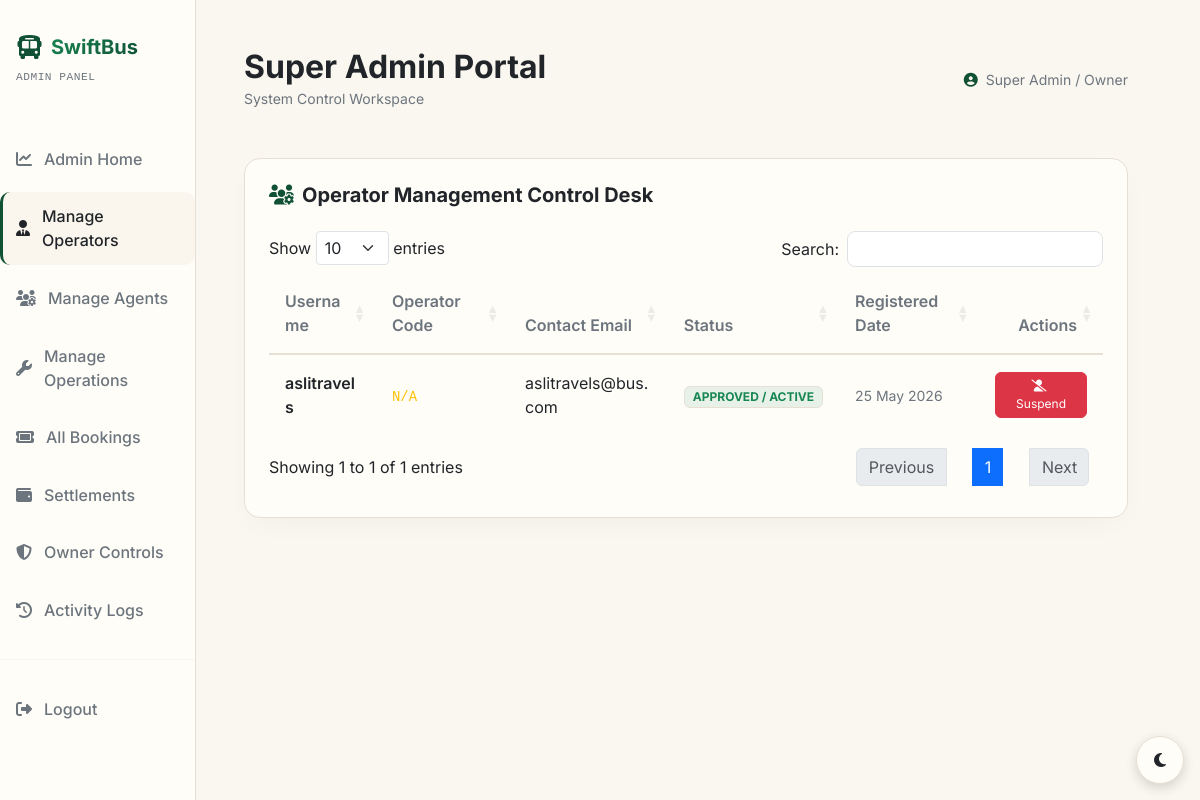
/super_admin/operators.php (signed in), run on the app's committed database.
### tables this page shows
CREATE TABLE users (
    id INT AUTO_INCREMENT PRIMARY KEY,
    username VARCHAR(50) NOT NULL UNIQUE,
    email VARCHAR(100) NOT NULL UNIQUE,
    password VARCHAR(255) NOT NULL,
    role ENUM('customer', 'agent', 'admin', 'super_admin') NOT NULL DEFAULT 'customer',
    status ENUM('pending', 'approved', 'suspended') NOT NULL DEFAULT 'approved',
    operator_code VARCHAR(50) NULL UNIQUE,
    admin_id INT NULL,
    created_at TIMESTAMP DEFAULT CURRENT_TIMESTAMP,
    FOREIGN KEY (admin_id) REFERENCES users(id) ON DELETE SET NULL
);

### super_admin/operators.php (the view, shortened to what this page needs)
<?php
require_once __DIR__ . '/header.php';
try {
    $limit = 10;
    $page = isset($_GET['page']) ? max(1, intval($_GET['page'])) : 1;
    $offset = ($page - 1) * $limit;
    $stmt = $pdo->prepare("
        SELECT
            id AS user_id,
            username,
            email,
            status,
            operator_code,
            created_at
        FROM users
        WHERE role = 'admin'
        ORDER BY created_at DESC
        LIMIT " . intval($limit) . " OFFSET " . intval($offset) . "
    ");
    $stmt->execute();
    $operators = $stmt->fetchAll();
} catch (PDOException $e) {
    $operators = [];
    $total_records = 0;
    $total_pages = 0;
    $page = 1;
    $offset = 0;
    $limit = 10;
}
?>
<div class="glass-card p-4">
    <h5 class="text-white fw-bold mb-4"><i class="fa-solid fa-users-gear text-indigo me-2"></i>Operator Management Control Desk</h5>
    <?php if (count($operators) === 0): ?>
        <div class="text-center py-5 text-secondary small">No bus operators registered on the platform yet.</div>
    <?php else: ?>
        <div class="table-responsive">
            <table class="table table-swift table-dark table-hover table-borderless align-middle datatable-swift">
                <thead>
                    <tr>
                        <th>Username</th>
                        <th>Operator Code</th>
                        <th>Contact Email</th>
                        <th>Status</th>
                        <th>Registered Date</th>
                        <th class="text-end">Actions</th>
                    </tr>
                </thead>
                <tbody>
                    <?php foreach ($operators as $operator): ?>
                        <tr>
                            <td><span class="fw-semibold text-white fs-6"><?= htmlspecialchars($operator['username']) ?></span></td>
                            <td><code class="text-warning font-monospace small"><?= htmlspecialchars($operator['operator_code'] ?? 'N/A') ?></code></td>
                            <td><?= htmlspecialchars($operator['email']) ?></td>
                            <td>
                                <?php if ($operator['status'] === 'approved'): ?>
                                    <span class="badge bg-success bg-opacity-10 text-success border border-success border-opacity-25 px-2 py-1">APPROVED / ACTIVE</span>
                                <?php elseif ($operator['status'] === 'pending'): ?>
                                    <span class="badge bg-warning bg-opacity-10 text-warning border border-warning border-opacity-25 px-2 py-1">PENDING APPROVAL</span>
                                <?php else: ?>
                                    <span class="badge bg-danger bg-opacity-10 text-danger border border-danger border-opacity-25 px-2 py-1">SUSPENDED</span>
                                <?php endif; ?>
                            </td>
                            <td class="text-secondary small"><?= date('d M Y', strtotime($operator['created_at'])) ?></td>
                            <td class="text-end">
                                <div class="d-flex justify-content-end gap-2">
                                    <?php if ($operator['status'] === 'pending'): ?>
                                        <form action="" method="POST" class="d-inline">
                                            <input type="hidden" name="csrf_token" value="<?= get_csrf_token() ?>">
                                            <input type="hidden" name="action" value="approve">
                                            <input type="hidden" name="operator_id" value="<?= $operator['user_id'] ?>">
                                            <button type="submit" class="btn btn-success py-1 px-3 small" style="font-size:0.75rem;"><i class="fa-solid fa-circle-check me-1"></i>Approve</button>
                                        </form>
                                    <?php elseif ($operator['status'] === 'approved'): ?>
                                        <form action="" method="POST" class="d-inline">
                                            <button type="submit" class="btn btn-danger py-1 px-3 small" style="font-size:0.75rem;" onclick="return confirm('Suspend operations for this operator? This will lock all operator functionalities.')"><i class="fa-solid fa-user-slash me-1"></i>Suspend</button>
                                        </form>
                                    <?php endif; ?>
                                </div>
                            </td>
                        </tr>
                    <?php endforeach; ?>
                </tbody>
            </table>
        </div>
    <?php endif; ?>
</div>
<?php
require_once __DIR__ . '/footer.php';
?>

### assets/css/style.css (style rules this page uses)
:root { --bg-card: var(--card-bg); --text-main: var(--text-primary); --text-muted: var(--text-secondary); --border-glass: var(--border-color); --accent-gold-gradient: linear-gradient(135deg, #198754 0%, var(--accent-primary) 100%); --bg-glass: rgba(255, 255, 255, 0.95); --seat-available: #FFFDF8; --seat-selected: #0F5132; --seat-booked: #9CA3AF; --seat-hold: #EAB308; --seat-female: #F472B6; --seat-female-border: #EC4899; --seat-disabled: #BDC3C7; --accent-indigo: var(--accent-primary); --accent-violet: #146C43; --accent-pink: var(--accent-secondary); --shadow-main: 0 10px 30px -10px rgba(0, 0, 0, 0.05); --shadow-hover: 0 15px 35px -5px rgba(15, 81, 50, 0.15); --input-bg: #FFFFFF; --text-white-fixed: #FFFFFF; --body-bg-gradient: radial-gradient(circle at 50% 0%, var(--bg-secondary) 0%, var(--bg-primary) 70%); --btn-close-filter: invert(0) grayscale(1) brightness(0); }
body { font-family: 'Inter', sans-serif; background: var(--body-bg-gradient); color: var(--text-main); min-height: 100vh; margin: 0; overflow-x: hidden; transition: background 0.3s ease, color 0.3s ease; }
.glass-card { background: var(--bg-card); border: 1px solid var(--border-glass); border-radius: 16px; box-shadow: var(--shadow-main); transition: all 0.3s cubic-bezier(0.4, 0, 0.2, 1); }
.table-swift, .table-swift.table-dark { background-color: transparent !important; --bs-table-bg: transparent !important; --bs-table-color: var(--text-main) !important; --bs-table-hover-color: var(--text-main) !important; --bs-table-hover-bg: var(--bg-secondary) !important; color: var(--text-main) !important; }
.table-swift tr { border-bottom: 1px solid var(--border-glass); }
.table-swift th { font-weight: 600; color: var(--text-muted); border-bottom: 2px solid var(--border-glass) !important; padding: 1rem; }
.table-swift td { padding: 1rem; vertical-align: middle; }
.text-white { color: var(--text-main) !important; }
.text-secondary { color: var(--text-muted) !important; }
.border-opacity-30, .border-opacity-25, .border-opacity-20 { border-color: var(--border-glass) !important; }
.text-indigo { color: var(--accent-primary) !important; }
html, body { min-height: 100vh; display: flex; flex-direction: column; }
* { max-width: 100%; }
html, body { overflow-x: hidden !important; width: 100%; }
.table-responsive { overflow-x: auto !important; -webkit-overflow-scrolling: touch; width: 100%; }
.text-break-all, .table td, .table th, .info-value, .profile-name, .passenger-table td, .passenger-table th { word-break: break-word !important; overflow-wrap: break-word !important; }

### assets/css/theme.css (style rules this page uses)
:root { --bg-primary: #FAF7F0; --bg-secondary: #FAF7F0; --card-bg: #FFFDF8; --accent-primary: #0F5132; --accent-secondary: #146C43; --text-primary: #212529; --text-secondary: #6C757D; --border-color: #E6DFD3; --success: #0F5132; --warning: #D4AF37; --danger: #DC3545; --indigo: #0F5132; --indigo-rgb: 15, 81, 50; --accent-gold: #D4AF37; --border-glass: rgba(212, 175, 55, 0.25); --shadow-diffusion: 0 10px 30px -10px rgba(15, 81, 50, 0.08); }
body { background-color: var(--bg-primary) !important; color: var(--text-primary) !important; transition: background-color 0.3s ease, color 0.3s ease; }

### data on the page
users: username "aslitravels", operator_code "N/A", email "aslitravels@bus.com", status "APPROVED / ACTIVE", created_at "25 May 2026"

### other printed values
SYSTEM_NAME "SwiftBus"
